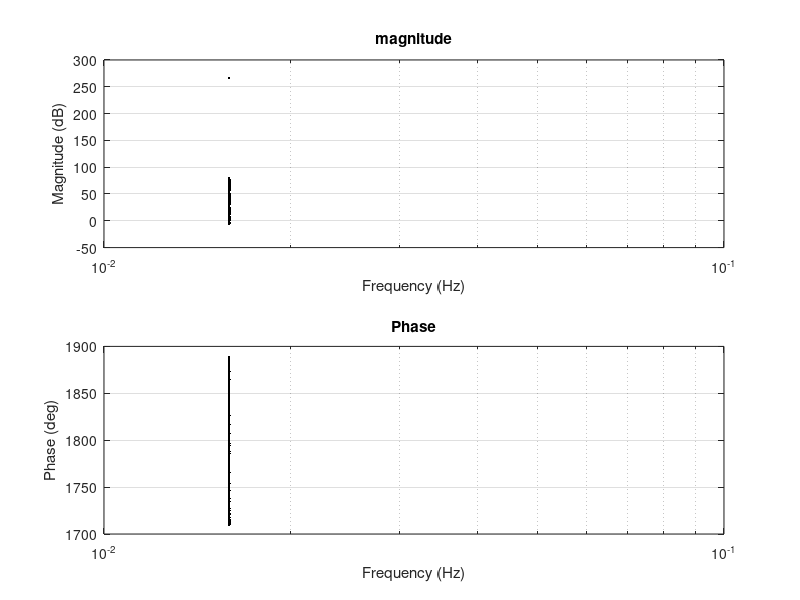

Write the MATLAB code that produced this figure.
% Example without sin/cos for Ts = 1;
% transfer function in discrete time
% Gzt = tf(Numerator,Denominator,Ts);
% Gzt = tf([1 0],[1 2 10], Ts);

% our case with sym variables and open loop case
clear all
COLOR = 'k';

% w0 - frequency to be filtered
Ts=0.5e-04;
a0 = 1; 
a1 = 1;
a2 = 1;
n = 20;

fmin = 100;
fmax = 1000;
wmin=2*pi*fmin;
wmax=2*pi*fmax;

z = tf('z',Ts);
Gz =[a2]/[a0 - a1 * z^(-n)]; % ???
%Gz =[1 + z^(-1)]/[1 - a1 * z^(-1)]; % high-pass RC
%Gz =[a0 + z^(-1)]/[a1 - a2 * z^(-1)];  % high-pass
%Gz = [a0 * z^2 + a1 * z^1 + 1]/[a2 * z^2];  % band-pass 1 0.8 2
%[mag,phase,wout] = bode(Gz,{wmin,wmax});
[mag,phase,wout] = bode(Gz);

subplot(2,1,1);
semilogx(wout(:,1)/(2*pi), 20*log10(squeeze(mag)), COLOR); zoom on; grid on; 
title('magnitude'); xlabel('Frequency (Hz)'); ylabel('Magnitude (dB)'); hold on;
subplot(2,1,2);
semilogx(wout(:,1)/(2*pi), squeeze(phase), COLOR); zoom on; grid on; 
title('Phase'); xlabel('Frequency (Hz)'); ylabel('Phase (deg)'); hold on


% % input sin function without DC component
% t = 0:Ts:5; a0 = 0.5; a1 = 1; a2 = 1; a3 = 1;
% s_input = a0 + a1 * sin(w/2*t) + a2 * sin (w*t) + a3 * sin (w*2*t); 
% figure; plot(t, s_input)

